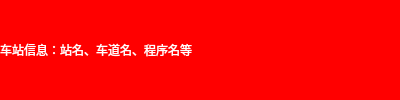
<?xml version="1.0" encoding="UTF-8"?>
<ui version="4.0">
 <class>TopWidget</class>
 <widget class="QWidget" name="TopWidget">
  <property name="geometry">
   <rect>
    <x>0</x>
    <y>0</y>
    <width>400</width>
    <height>100</height>
   </rect>
  </property>
  <property name="maximumSize">
   <size>
    <width>16777215</width>
    <height>100</height>
   </size>
  </property>
  <property name="windowTitle">
   <string>Form</string>
  </property>
  <property name="styleSheet">
   <string notr="true">background-color: red;</string>
  </property>
  <layout class="QHBoxLayout" name="horizontalLayout">
   <property name="spacing">
    <number>0</number>
   </property>
   <property name="leftMargin">
    <number>0</number>
   </property>
   <property name="topMargin">
    <number>0</number>
   </property>
   <property name="rightMargin">
    <number>0</number>
   </property>
   <property name="bottomMargin">
    <number>0</number>
   </property>
   <item>
    <widget class="QLabel" name="label">
     <property name="styleSheet">
      <string notr="true">color:#fff;</string>
     </property>
     <property name="text">
      <string>车站信息：站名、车道名、程序名等</string>
     </property>
    </widget>
   </item>
  </layout>
 </widget>
 <resources/>
 <connections/>
</ui>
